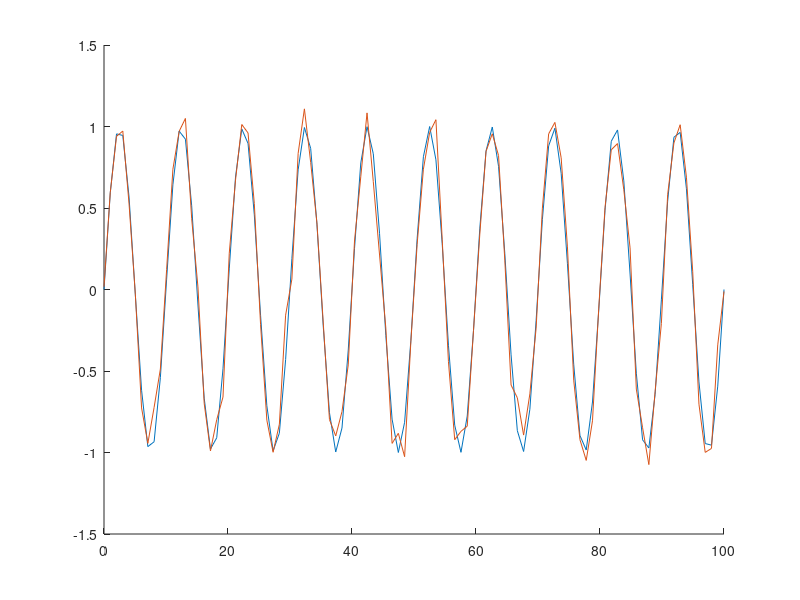

Recreate this plot in MATLAB. (Note: this script raises an error after producing the figure.)
clc
clear

t=linspace(0,100);

f=10; %hz
y=sin(2*pi*f*t);
yy=y+ 0.1*randn(1, length(t));
hold on
plot(t,y);
plot(t,yy);
hold off
snr1 =snr(y,yy)
var1=var(y)
var2=var(yy)
